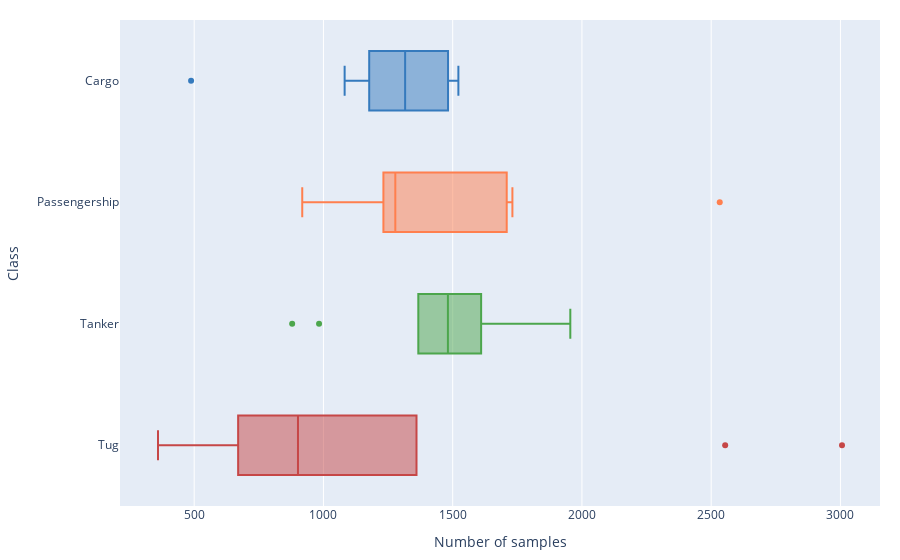

This figure's notebook cell:
### Code cell
box = px.box(class_counts,
    x="count",
    y="class",
    color="class",
    labels={"fold": "Fold", "count": "Number of samples", "class": "Class"},
    # title="Spread of samples across 10-fold split by class",
    color_discrete_map=custom_colors
)

box = box.update_layout(
    margin=dict(
        t=20,
        b=30,
        r=20
    ),
    showlegend=False
)

box.show()

### Figure 1 — Plotly figure (JSON) as saved in the notebook; plotly's stock layout.template omitted (floating-point values rounded to 4 significant figures)
{"data": [{"alignmentgroup": "True", "hovertemplate": "Class=%{y}<br>Number of samples=%{x}<extra></extra>", "legendgroup": "Cargo", "marker": {"color": "#357ABD"}, "name": "Cargo", "notched": false, "offsetgroup": "Cargo", "orientation": "h", "showlegend": true, "type": "box", "x": [1232, 1522, 1177, 1512, 1082, 1482, 1400, 1436, 1206, 488], "x0": " ", "xaxis": "x", "y": ["Cargo", "Cargo", "Cargo", "Cargo", "Cargo", "Cargo", "Cargo", "Cargo", "Cargo", "Cargo"], "y0": " ", "yaxis": "y"}, {"alignmentgroup": "True", "hovertemplate": "Class=%{y}<br>Number of samples=%{x}<extra></extra>", "legendgroup": "Passengership", "marker": {"color": "#FF7F4E"}, "name": "Passengership", "notched": false, "offsetgroup": "Passengership", "orientation": "h", "showlegend": true, "type": "box", "x": [1354, 1731, 1291, 1253, 2533, 918, 1265, 1709, 1232, 965], "x0": " ", "xaxis": "x", "y": ["Passengership", "Passengership", "Passengership", "Passengership", "Passengership", "Passengership", "Passengership", "Passengership", "Passengership", "Passengership"], "y0": " ", "yaxis": "y"}, {"alignmentgroup": "True", "hovertemplate": "Class=%{y}<br>Number of samples=%{x}<extra></extra>", "legendgroup": "Tanker", "marker": {"color": "#4CA64C"}, "name": "Tanker", "notched": false, "offsetgroup": "Tanker", "orientation": "h", "showlegend": true, "type": "box", "x": [983, 1885, 1513, 1955, 1610, 879, 1564, 1408, 1450, 1367], "x0": " ", "xaxis": "x", "y": ["Tanker", "Tanker", "Tanker", "Tanker", "Tanker", "Tanker", "Tanker", "Tanker", "Tanker", "Tanker"], "y0": " ", "yaxis": "y"}, {"alignmentgroup": "True", "hovertemplate": "Class=%{y}<br>Number of samples=%{x}<extra></extra>", "legendgroup": "Tug", "marker": {"color": "#C64747"}, "name": "Tug", "notched": false, "offsetgroup": "Tug", "orientation": "h", "showlegend": true, "type": "box", "x": [965, 360, 1360, 3006, 584, 2554, 838, 1057, 670, 706], "x0": " ", "xaxis": "x", "y": ["Tug", "Tug", "Tug", "Tug", "Tug", "Tug", "Tug", "Tug", "Tug", "Tug"], "y0": " ", "yaxis": "y"}], "layout": {"boxmode": "overlay", "legend": {"title": {"text": "Class"}, "tracegroupgap": 0}, "margin": {"b": 30, "r": 20, "t": 20}, "showlegend": false, "xaxis": {"anchor": "y", "domain": [0, 1], "title": {"text": "Number of samples"}}, "yaxis": {"anchor": "x", "categoryarray": ["Tug", "Tanker", "Passengership", "Cargo"], "categoryorder": "array", "domain": [0, 1], "title": {"text": "Class"}}}}
